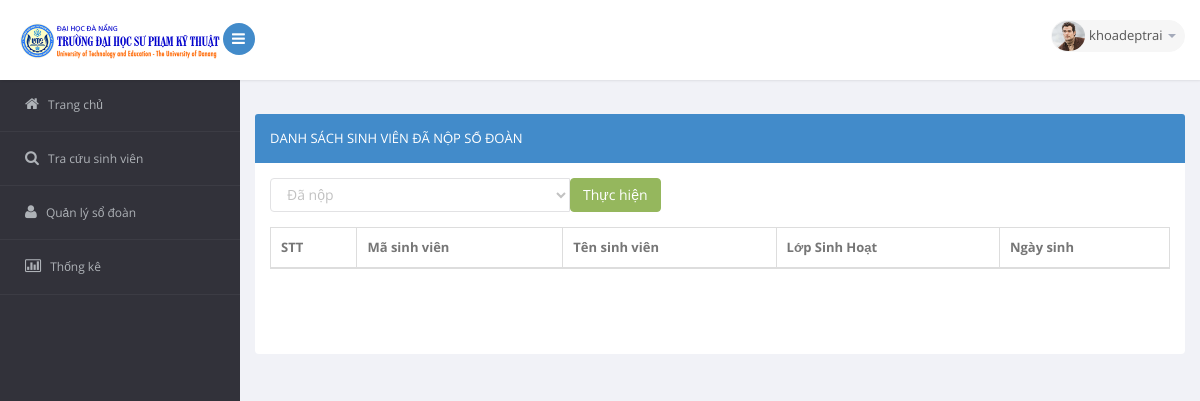
/thongke/index.php (signed in), run on an earlier commit of the app's database.
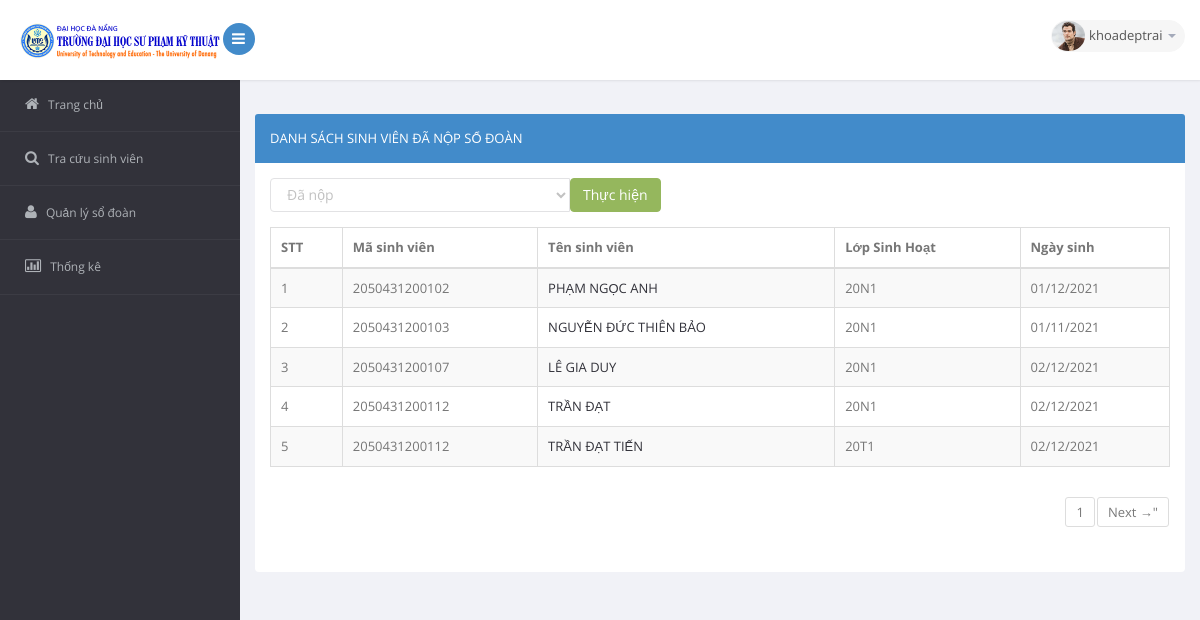
And on a later commit of the database.
### tables this page shows
CREATE TABLE `sinhvien` (
  `idsv` int(11) NOT NULL,
  `masv` varchar(20) NOT NULL,
  `tensv` varchar(200) NOT NULL,
  `lopSH` varchar(10) NOT NULL,
  `ngaysinh` date NOT NULL
);

### model/SinhVien.php (called while the page is built, shortened)
<?php
function get_danopCount() {
    global $db;
    $query = 'SELECT * FROM sinhvien WHERE masv IN (SELECT masv FROM sodoan)';
    $statement = $db->prepare($query);
    $statement->execute();
    $list_sv = $statement->fetchAll();
    $sl = sizeof($list_sv);
    return $sl;
}
?>

### thongke/thongke.php (the view, shortened to what this page needs)
<section id="main-content">
    <section class="wrapper">
        <div class="row">
            <div class="col-sm-12">
                <section class="panel panel-primary">
                    <header class="panel-heading">
                        Danh sách sinh viên <?php echo $text ?>
                    </header>
                    <div class="panel-body">
                        <form action="index.php?page=1" method="post">
                            <div class="input-group m-bot15">
                                <select name="action" class="form-control" style="width: 300px" id="source">
                                            <option  value="danop">Đã nộp</option>
                                </select>
                                <button type="submit" class="btn btn-success">Thực hiện</button>
                            </div>
                        </form>
                        <section id="unseen">
                            <table class="table table-bordered table-striped table-condensed">
                                <thead>
                                    <tr>
                                        <th>STT</th>
                                        <th>Mã sinh viên</th>
                                        <th>Tên sinh viên</th>
                                        <th>Lớp Sinh Hoạt</th>
                                        <th>Ngày sinh</th>
                                    </tr>
                                </thead>
                                <tbody>
                                    <?php $i = $batdau + 1; ?>
                                    <?php foreach ($list_sv as $sv) : ?>
                                        <tr>
                                            <td><?php echo $i ?></td>
                                            <td><?php echo $sv['masv']; ?></td>
                                            <td>
                                                <a href="?action=view_sv&amp;findid=<?php echo $sv['idsv']; ?>">
                                                    <?php echo htmlspecialchars($sv['tensv']); ?>
                                                </a>
                                            </td>
                                            <td><?php echo $sv['lopSH']; ?></td>
                                            <td><?php echo date('d/m/Y',strtotime($sv['ngaysinh'])); ?></td>
                                            <?php $i = $i + 1; ?>
                                        </tr>
                                    <?php endforeach; ?>
                                </tbody>
                            </table>
                            <div class="dataTables_paginate paging_bootstrap pagination">
                                <ul>
                                    <?php
                                    for ($t = 1; $t <= $sotrang; $t++) {
                                        echo '<li><a href="index.php?page=' . $t . '">' . $t . '</a></li>';
                                    }
                                    if ($_GET['page'] < $sotrang) {
                                        echo '<li class="next"><a href="index.php?page=' . ($_GET['page'] + 1) . '">Next →"</a></li>';
                                    }
                                    ?>
                                </ul>
                            </div>
                        </section>
                    </div>
                </section>
            </div>
        </div>
    </section>

### header.php (shortened to what this page needs)
<!DOCTYPE html>
<html lang="en">
    <head>
        <link href="../public/bs3/css/bootstrap.min.css" rel="stylesheet">
        <link href="../public/js/jquery-ui/jquery-ui-1.10.1.custom.min.css" rel="stylesheet">
        <link href="../public/css/bootstrap-reset.css" rel="stylesheet">
        <link href="../public/font-awesome/css/font-awesome.css" rel="stylesheet">
        <link href="../public/js/jvector-map/jquery-jvectormap-1.2.2.css" rel="stylesheet">
        <link href="../public/css/clndr.css" rel="stylesheet">
        <link href="../public/js/css3clock/css/style.css" rel="stylesheet">
        <link rel="stylesheet" href="../public/js/morris-chart/morris.css">
        <link href="../public/css/style.css" rel="stylesheet">
        <link href="../public/css/style-responsive.css" rel="stylesheet"/>
    </head>
    <body>
        <section id="container">
            <header class="header fixed-top clearfix">
                <div class="brand" style="background-color: white">
                    <a href="index.php" class="logo">
                        <img src="../public/images/header-ute.png" alt="" style="max-width: 200px;max-height: 60px;display: block;margin: 0 auto;">
                    </a>
                    <div class="sidebar-toggle-box" style="margin-left: 15px">
                        <div class="fa fa-bars"></div>
                    </div>
                </div>
                <div class="top-nav clearfix">
                    <ul class="nav pull-right top-menu">
                        <li class="dropdown">
                            <a data-toggle="dropdown" class="dropdown-toggle" href="#">
                                <img alt="" src="../public/images/img-ava-9.jpg">
                                <span class="username">
                                    <?php echo $_SESSION['username']; ?>
                                </span>
                                <b class="caret"></b>
                            </a>
                        </li>
                    </ul>
                </div>
            </header>
            <aside>
                <div id="sidebar" class="nav-collapse">
                    <div class="leftside-navigation">
                        <ul class="sidebar-menu" id="nav-accordion">
                            <li>
                                <a class="active" href= "../trangchu/index.php">
                                    <i class="fa fa-home"></i>
                                    <span>Trang chủ</span>
                                </a>
                            </li>
                            <li>
                                <a href="../tracuusinhvien/tracuu.php?page=1">
                                    <i class="fa fa-search"></i>
                                    <span>Tra cứu sinh viên</span>
                                </a>
                            </li>
                            <li>
                                <a href="../quanlysodoan/index.php?page=1">
                                    <i class="fa fa-user"></i>
                                    <span>Quản lý sổ đoàn</span>
                                </a>
                            </li>
                            <li>
                                <a  href="../thongke/index.php?page=1">
                                    <i class="fa fa-bar-chart-o"></i>
                                    <span>Thống kê</span>
                                </a>
                            </li>
                        </ul>
                    </div>
                </div>
            </aside>

### thongke/index.php (shortened to what this page needs)
<?php
require('../model/database.php');
require('../model/SinhVien.php');
include '../header.php';
if(isset($_GET['page']))
{
    $page = $_GET['page'];
}
 else {
    $page = 1;
}
$sotin1trang = 10;
$batdau = ($page - 1) * $sotin1trang;
$action = filter_input(INPUT_POST, 'action');
if ($action == NULL) {
    $action = filter_input(INPUT_GET, 'action');
    if ($action == NULL) {
        $action = 'danop';
        $tongsotin = get_danopCount();
    }
}
if ($action == 'danop') {
    $list_sv = get_danop($batdau,$sotin1trang);
    $tongsotin = get_danopCount();
    $text = 'đã nộp sổ đoàn';
    echo $sotrang = ceil($tongsotin / $sotin1trang);
    include('thongke.php');
}elseif ($action == 'chuanop') {
    $list_sv = get_sinhvien($batdau,$sotin1trang);
    $tongsotin = get_chuanopCount();
    $text = 'chưa nộp sổ đoàn';
    echo $sotrang = ceil($tongsotin / $sotin1trang);
    include('thongke.php');
}
include '../footer.php';
?>

### footer.php (shortened to what this page needs)
<?php echo "</section>" ?>
</body>
</html>

What changed in the data, as far as the page shows it:
added sinhvien: masv "2050431200102", tensv "PHẠM NGỌC ANH", lopSH "20N1", ngaysinh "01/12/2021"
added sinhvien: masv "2050431200103", tensv "NGUYỄN ĐỨC THIÊN BẢO", lopSH "20N1", ngaysinh "01/11/2021"
added sinhvien: masv "2050431200107", tensv "LÊ GIA DUY", lopSH "20N1", ngaysinh "02/12/2021"
added sinhvien: masv "2050431200112", tensv "TRẦN ĐẠT", lopSH "20N1", ngaysinh "02/12/2021"
added sinhvien: masv "2050431200112", tensv "TRẦN ĐẠT TIẾN", lopSH "20T1", ngaysinh "02/12/2021"
Also different on the page:
new list line: "1"
text now shown: "Next →\""
